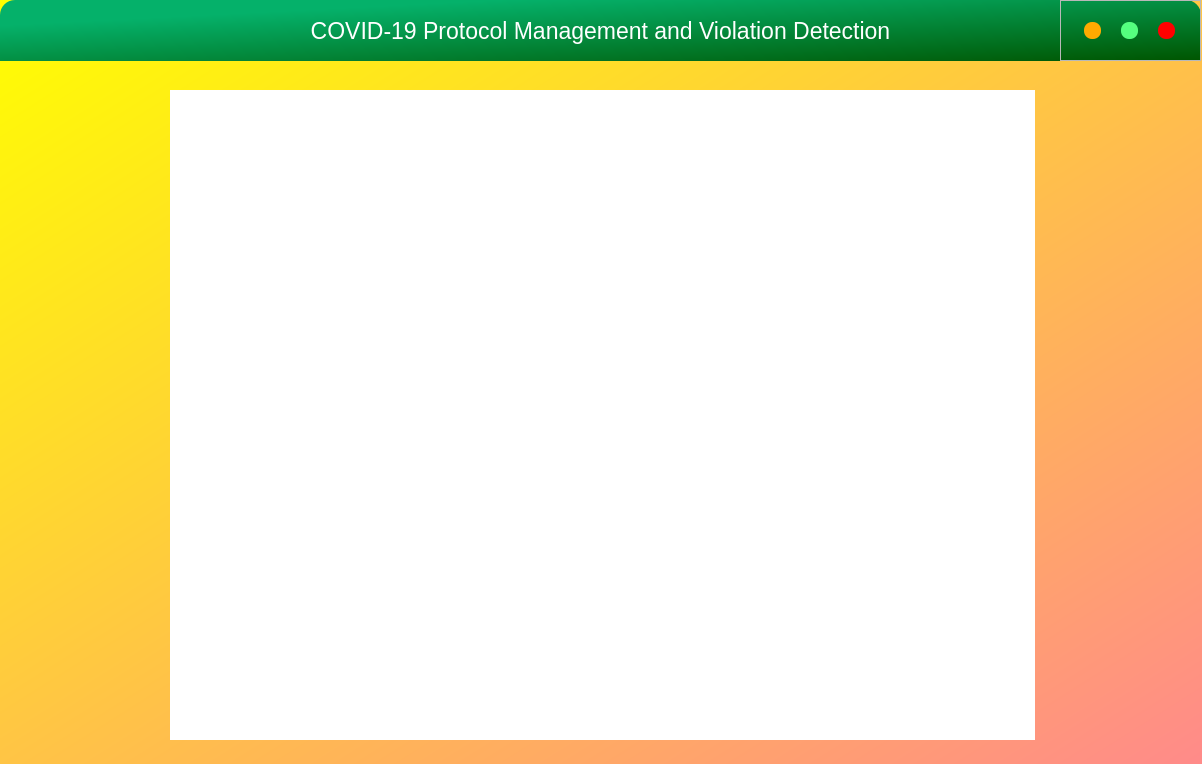
<?xml version="1.0" encoding="UTF-8"?>
<ui version="4.0">
 <class>Dialog</class>
 <widget class="QDialog" name="Dialog">
  <property name="geometry">
   <rect>
    <x>0</x>
    <y>0</y>
    <width>1202</width>
    <height>764</height>
   </rect>
  </property>
  <property name="windowTitle">
   <string>Dialog</string>
  </property>
  <property name="styleSheet">
   <string notr="true">QDialog#Dialog{border-radius:15px;
background-color:qlineargradient(spread:pad, x1:0, y1:0, x2:1, y2:1, stop:0 rgba(255, 255, 0, 255), stop:1 rgba(255, 138, 138, 255));}</string>
  </property>
  <widget class="QFrame" name="frame">
   <property name="geometry">
    <rect>
     <x>0</x>
     <y>0</y>
     <width>1201</width>
     <height>801</height>
    </rect>
   </property>
   <property name="autoFillBackground">
    <bool>false</bool>
   </property>
   <property name="styleSheet">
    <string notr="true"/>
   </property>
   <widget class="QLabel" name="error">
    <property name="geometry">
     <rect>
      <x>350</x>
      <y>670</y>
      <width>501</width>
      <height>20</height>
     </rect>
    </property>
    <property name="font">
     <font>
      <pointsize>11</pointsize>
     </font>
    </property>
    <property name="styleSheet">
     <string notr="true">color:red;</string>
    </property>
    <property name="text">
     <string/>
    </property>
    <property name="alignment">
     <set>Qt::AlignCenter</set>
    </property>
   </widget>
   <widget class="QLabel" name="image">
    <property name="geometry">
     <rect>
      <x>170</x>
      <y>90</y>
      <width>865</width>
      <height>650</height>
     </rect>
    </property>
    <property name="styleSheet">
     <string notr="true">background-color:white</string>
    </property>
    <property name="text">
     <string/>
    </property>
   </widget>
  </widget>
  <widget class="QFrame" name="frame_buttons">
   <property name="geometry">
    <rect>
     <x>1060</x>
     <y>0</y>
     <width>141</width>
     <height>61</height>
    </rect>
   </property>
   <property name="frameShape">
    <enum>QFrame::StyledPanel</enum>
   </property>
   <property name="frameShadow">
    <enum>QFrame::Raised</enum>
   </property>
   <layout class="QHBoxLayout" name="horizontalLayout">
    <item>
     <widget class="QPushButton" name="min">
      <property name="minimumSize">
       <size>
        <width>16</width>
        <height>16</height>
       </size>
      </property>
      <property name="maximumSize">
       <size>
        <width>17</width>
        <height>17</height>
       </size>
      </property>
      <property name="styleSheet">
       <string notr="true">QPushButton{
border:none;
border-radius:8px;
background-color:rgb(255,170,0);
}
QPushButton:hover{
background-color:rgba(255,170,0,150)
}</string>
      </property>
      <property name="text">
       <string/>
      </property>
     </widget>
    </item>
    <item>
     <widget class="QPushButton" name="max">
      <property name="minimumSize">
       <size>
        <width>16</width>
        <height>16</height>
       </size>
      </property>
      <property name="maximumSize">
       <size>
        <width>17</width>
        <height>17</height>
       </size>
      </property>
      <property name="styleSheet">
       <string notr="true">QPushButton{
border:none;
border-radius:8px;
background-color:rgb(85,255,127);
}
QPushButton:hover{
background-color:rgba(85,255,127,150)
}</string>
      </property>
      <property name="text">
       <string/>
      </property>
     </widget>
    </item>
    <item>
     <widget class="QPushButton" name="close">
      <property name="minimumSize">
       <size>
        <width>16</width>
        <height>16</height>
       </size>
      </property>
      <property name="maximumSize">
       <size>
        <width>17</width>
        <height>17</height>
       </size>
      </property>
      <property name="styleSheet">
       <string notr="true">QPushButton{
border:none;
border-radius:8px;
background-color:rgb(255,0,0);
}
QPushButton:hover{
background-color:rgba(255,0,0,150)
}</string>
      </property>
      <property name="text">
       <string/>
      </property>
     </widget>
    </item>
   </layout>
  </widget>
  <widget class="QFrame" name="frame_2">
   <property name="geometry">
    <rect>
     <x>0</x>
     <y>0</y>
     <width>1201</width>
     <height>61</height>
    </rect>
   </property>
   <property name="styleSheet">
    <string notr="true">QFrame#frame_2{
background-color:qlineargradient(spread:pad, x1:0, y1:0, x2:1, y2:1, stop:0.210227 rgba(5, 177, 106, 255), stop:1 rgba(0, 85, 0, 255));
border-top-left-radius:15px;
border-bottom-right-radius:0px;
border-top-right-radius:15px;
border-bottom-left-radius:0px
}</string>
   </property>
   <widget class="QLabel" name="label_2">
    <property name="geometry">
     <rect>
      <x>20</x>
      <y>10</y>
      <width>1161</width>
      <height>41</height>
     </rect>
    </property>
    <property name="font">
     <font>
      <pointsize>17</pointsize>
      <italic>false</italic>
      <bold>false</bold>
      <underline>false</underline>
      <kerning>true</kerning>
     </font>
    </property>
    <property name="styleSheet">
     <string notr="true">font: 17pt &quot;MS Shell Dlg 2&quot;;
color:white;</string>
    </property>
    <property name="text">
     <string>COVID-19 Protocol Management and Violation Detection</string>
    </property>
    <property name="alignment">
     <set>Qt::AlignCenter</set>
    </property>
   </widget>
  </widget>
  <zorder>frame</zorder>
  <zorder>frame_2</zorder>
  <zorder>frame_buttons</zorder>
 </widget>
 <resources/>
 <connections/>
</ui>
